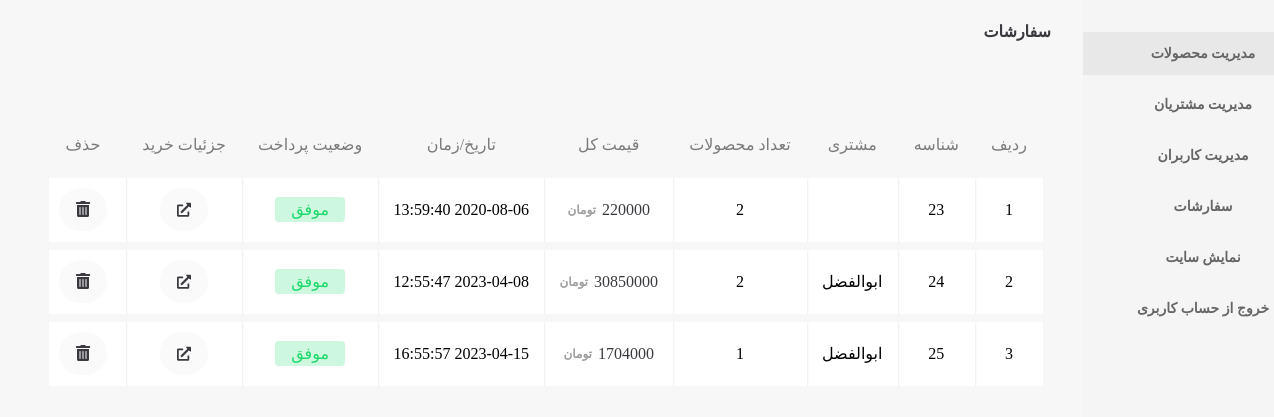
The app's page /admin/orders.php (signed in) with its own data.
### tables this page shows
CREATE TABLE `orders` (
  `order_id` int(11) NOT NULL,
  `customer_id` int(11) NOT NULL,
  `total_products` smallint(6) NOT NULL,
  `total_price` varchar(25) NOT NULL,
  `date_time` varchar(25) NOT NULL,
  `payment_status` int(1) NOT NULL
);

CREATE TABLE `customers` (
  `customer_id` int(11) NOT NULL,
  `full_name` varchar(55) NOT NULL,
  `username` varchar(50) NOT NULL,
  `password` varchar(255) NOT NULL,
  `phone` varchar(20) NOT NULL,
  `address` varchar(255) NOT NULL,
  `Date` timestamp NULL DEFAULT current_timestamp()
);

### core/connection-manager.php (called while the page is built, shortened)
<?php
    class ConnectionManager {
        private $connection;
        public function __construct() {
            $this->connection = new mysqli(self::HOST, self::USERNAME, self::PASSWORD, self::DATABASE);
            $this->connection->set_charset("utf8");
        }
        public function getConnection() {
            return $this->connection;
        }
    }
?>

### core/order-manager.php (called while the page is built, shortened)
<?php
require_once("connection-manager.php");
class OrderManager {
    private $tableName = "orders";
    public function getAll() {
        $query =
            "SELECT * FROM $this->tableName";
        $connectionManager = new ConnectionManager();
        $result = mysqli_query($connectionManager->getConnection(), $query);
        $rows = [];
        while ($row = $result->fetch_assoc())
            $rows[] = $row;
        return $rows;
    }
}

### core/customer-manager.php (called while the page is built, shortened)
<?php
    require_once("connection-manager.php");
    class CustomerManager {
        protected $tableName = "customers";
        public function getById($customerId) {
            $query =
                "SELECT * FROM $this->tableName WHERE customer_id = $customerId";
            $connectionManager = new ConnectionManager();
            $result = mysqli_query($connectionManager->getConnection(), $query);
            $row = $result->fetch_assoc();
            $customer = new Customer();
            $customer->customerId = $row['customer_id'];
            $customer->fullName = $row['full_name'];
            $customer->username = $row['username'];
            $customer->password = $row['password'];
            $customer->phone = $row['phone'];
            $customer->address = $row['address'];
            return $customer;
        }
    }
?>

### admin/orders.php (the view, shortened to what this page needs)
<?php
require_once("../core/order-manager.php");
require_once("../core/customer-manager.php");
$actionMessages = ALT_255;
$orderManager = new OrderManager();
$customerManager = new CustomerManager();
$orders = $orderManager->getAll();
require_once("header.php");
?>
<section class="users">
    <section class="caption">
        <h4><?php echo ORDERS; ?></h4>
    </section>
    <section class="message">
        <p><?php echo $actionMessages ?></p>
    </section>
    <section class="list">
        <table>
            <tr>
                <th><?php echo INDEX; ?></th>
                <th><?php echo ID; ?></th>
                <th><?php echo CUSTOMER; ?></th>
                <th><?php echo PRODUCTS_COUNT; ?></th>
                <th><?php echo TOTAL_PRICE; ?></th>
                <th><?php echo DATE_TIME; ?></th>
                <th><?php echo PAYMENT_STATUS; ?></th>
                <th><?php echo BUY_DETAILS; ?></th>
                <th><?php echo DELETE; ?></th>
            </tr>
            <?php
            $index = 1;
            foreach($orders as &$order) {
                $customerInfo = $customerManager->getById($order['customer_id']);
                $deleteUrl = CONTROL_PANEL_URL."?section=".$activeSection."&oid=".$order['order_id']."&action=delete";
                $paymentStatus = $order["payment_status"] == 1 ? SUCCESS : FAILED;
                $orderStatusSpanClass = $order["payment_status"] == 1 ? "success-payment" : "failed-payment";
                $orderDetailsUrl = ORDER_DETAILS_URL."?oid=". $order['order_id'];
                echo '<tr>';
                echo '<td>'.$index++.'</td>';
                echo '<td>'.$order['order_id'].'</td>';
                echo '<td>'.$customerInfo->fullName.'</td>';
                echo '<td>'.$order['total_products'].'</td>';
                echo '<td><span class="price">'.$order['total_price'].'</span></td>';
                echo '<td>'.$order['date_time'].'</td>';
                echo '<td><span class="'.$orderStatusSpanClass.'">'.$paymentStatus.'</span></td>';
                echo '<td><a href="'.$orderDetailsUrl.'" target="_blank" class="action-button"><i class="fas fa-external-link-alt fa-sm"></i></a></td>';
                echo '<td><a href="'.$deleteUrl.'" class="action-button"><i class="fas fa-trash-alt fa-xl"></i></a></td>';
                echo '</tr>';
            }
            ?>
        </table>
    </section>
</section>

### admin/css/styles.css (style rules this page uses)
* { font-family: Digi Gran Payeh Bold }
html, body { direction: rtl; margin: 0px; padding: 0px; background: #f7f7f7; }
h1, h2, h3, h4, h5, h6, p, span, label { color: rgb(59, 57, 63) !important; }
table { border-collapse: collapse; }
th, td { padding: 10px 15px; text-align: center; }
p { line-height: 2em; }
.success-payment { padding: 4px 16px; background: rgba(26, 217, 105, 0.21); color: #1ad969 !important; border-radius: 4px; }
.price:after { content: 'تومان'; position: relative; left: 0; top: -1px; font-weight: bold; font-size: 12px; opacity: 0.5; margin-right: 6px; }
.action-button { cursor: pointer; padding: 12px 16px; border-radius: 32px; border: 1px solid transparent; background: #fafafa; width: 48px; height: 48px; margin: 4px; text-decoration: none; color: rgb(59, 57, 63) !important; transition: background 0.25s ease-out; }
.users { padding-left: 32px; padding-right: 32px; padding-bottom: 32px; padding-top: 1px; width: 80%; margin: auto; float: none; margin-right: 240px; }
.users .list table { margin: auto; width: 100%; }
.users .list table th { font-weight: normal; opacity: 0.5; padding: 16px; }
.users .list table td { margin: 0px; height: 44px; background: #fff; box-shadow: 0px 2px 2px 1px #eee; border-radius: 4px; }
.users .list table tr { border: 8px solid #f7f7f7; }

### records on screen
orders: total_price "220000", date_time "2020-08-06 13:59:40"
orders: order_id "24", customer.full_name "ابوالفضل", total_price "30850000", date_time "2023-04-08 12:55:47"
orders: order_id "25", customer.full_name "ابوالفضل", total_price "1704000", date_time "2023-04-15 16:55:57"

### other values on screen
MANAGE_PRODUCTS "مدیریت محصولات"
MANAGE_CUSTOMERS "مدیریت مشتریان"
MANAGE_USERS "مدیریت کاربران"
ORDERS "سفارشات"
SHOW_SITE "نمایش سایت"
LOGOUT "خروج از حساب کاربری"
INDEX "ردیف"
ID "شناسه"
CUSTOMER "مشتری"
PRODUCTS_COUNT "تعداد محصولات"
TOTAL_PRICE "قیمت کل"
DATE_TIME "تاریخ/زمان"
PAYMENT_STATUS "وضعیت پرداخت"
BUY_DETAILS "جزئیات خرید"
